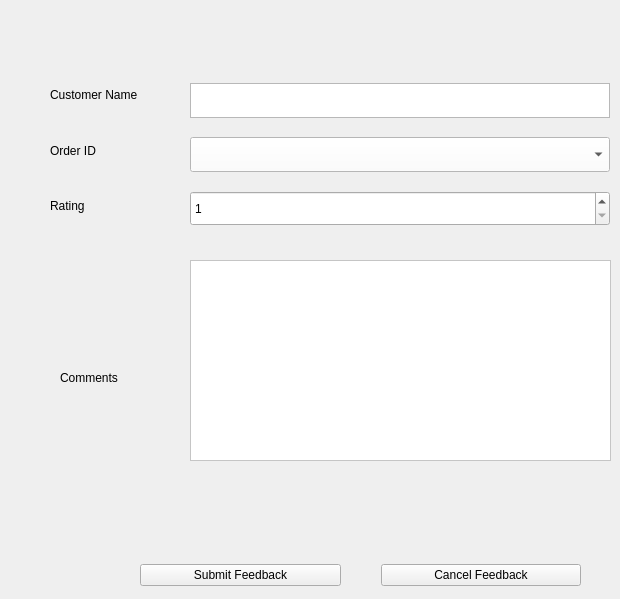
      <widget class="QWidget" name="StPageFeedback">
       <widget class="QTextEdit" name="FdbkPgComments">
        <property name="geometry">
         <rect>
          <x>190</x>
          <y>260</y>
          <width>421</width>
          <height>201</height>
         </rect>
        </property>
        <property name="styleSheet">
         <string notr="true">background-color: rgb(255, 255, 255);</string>
        </property>
       </widget>
       <widget class="QLabel" name="label_16">
        <property name="geometry">
         <rect>
          <x>60</x>
          <y>370</y>
          <width>91</width>
          <height>16</height>
         </rect>
        </property>
        <property name="text">
         <string>Comments</string>
        </property>
       </widget>
       <widget class="QWidget" name="layoutWidget">
        <property name="geometry">
         <rect>
          <x>50</x>
          <y>70</y>
          <width>100</width>
          <height>161</height>
         </rect>
        </property>
        <layout class="QVBoxLayout" name="verticalLayout_10">
         <item>
          <widget class="QLabel" name="label_13">
           <property name="text">
            <string>Customer Name</string>
           </property>
          </widget>
         </item>
         <item>
          <widget class="QLabel" name="label_14">
           <property name="text">
            <string>Order ID</string>
           </property>
          </widget>
         </item>
         <item>
          <widget class="QLabel" name="label_15">
           <property name="text">
            <string>Rating</string>
           </property>
          </widget>
         </item>
        </layout>
       </widget>
       <widget class="QWidget" name="layoutWidget">
        <property name="geometry">
         <rect>
          <x>190</x>
          <y>70</y>
          <width>421</width>
          <height>171</height>
         </rect>
        </property>
        <layout class="QVBoxLayout" name="verticalLayout_11">
         <item>
          <widget class="QTextEdit" name="FdbkPgCustName">
           <property name="maximumSize">
            <size>
             <width>420</width>
             <height>35</height>
            </size>
           </property>
          </widget>
         </item>
         <item>
          <widget class="QComboBox" name="FdbkPgOrderIds">
           <property name="maximumSize">
            <size>
             <width>420</width>
             <height>35</height>
            </size>
           </property>
           <property name="styleSheet">
            <string notr="true">background-color: rgb(255, 255, 255);
selection-color: rgb(0, 0, 0);
selection-background-color: rgb(247, 242, 255);</string>
           </property>
          </widget>
         </item>
         <item>
          <widget class="QSpinBox" name="FdbkPgRating">
           <property name="maximumSize">
            <size>
             <width>420</width>
             <height>35</height>
            </size>
           </property>
           <property name="minimum">
            <number>1</number>
           </property>
           <property name="maximum">
            <number>5</number>
           </property>
          </widget>
         </item>
        </layout>
       </widget>
       <widget class="QWidget" name="layoutWidget">
        <property name="geometry">
         <rect>
          <x>140</x>
          <y>560</y>
          <width>441</width>
          <height>30</height>
         </rect>
        </property>
        <layout class="QHBoxLayout" name="horizontalLayout_7">
         <property name="spacing">
          <number>40</number>
         </property>
         <item>
          <widget class="QPushButton" name="btnSubmitFeedback">
           <property name="text">
            <string>Submit Feedback</string>
           </property>
          </widget>
         </item>
         <item>
          <widget class="QPushButton" name="btnCancelFeedback">
           <property name="text">
            <string>Cancel Feedback</string>
           </property>
          </widget>
         </item>
        </layout>
       </widget>
      </widget>
